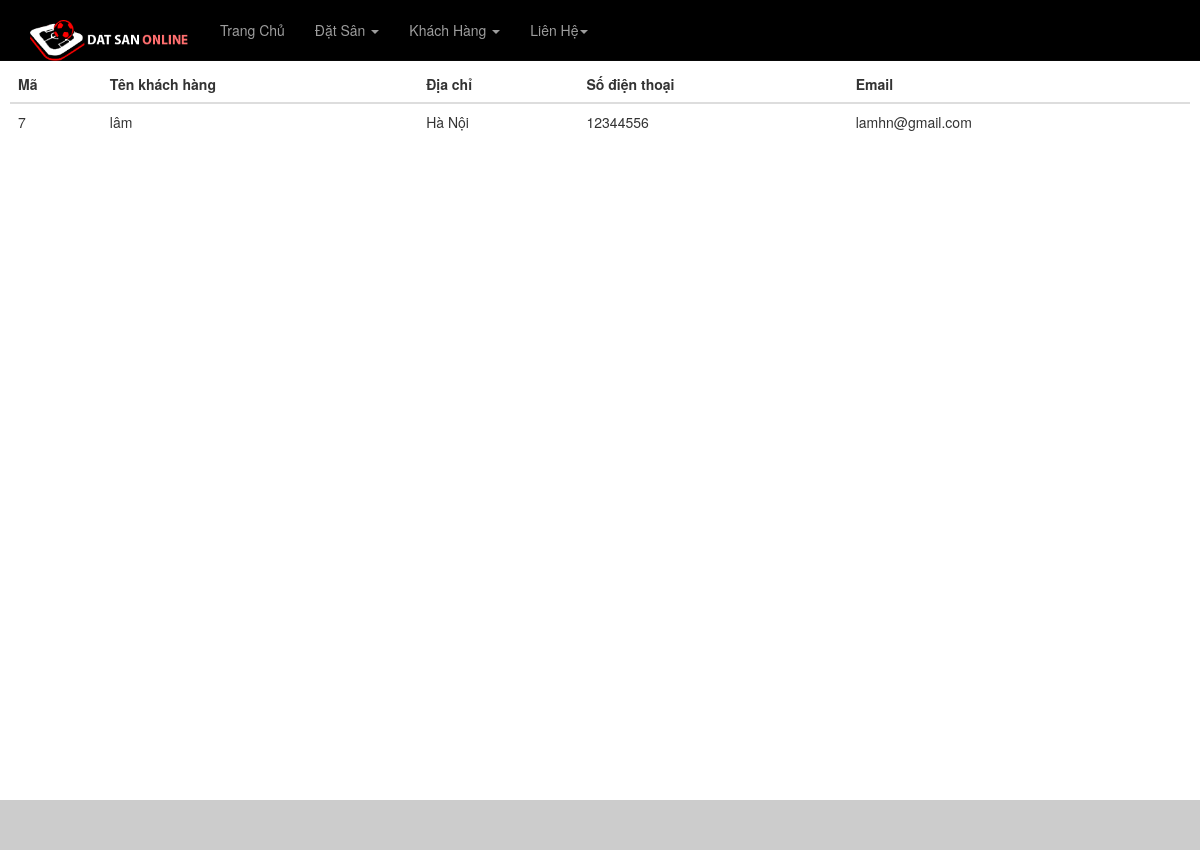
Screenshot of /bailam/ttkh.php with the database file from the repository.
### tables this page shows
CREATE TABLE `khachhang` (
  `id` int(11) NOT NULL,
  `tenkhachhang` varchar(200) DEFAULT NULL,
  `diachi` varchar(200) DEFAULT NULL,
  `email` varchar(200) DEFAULT NULL,
  `sdt` char(10) DEFAULT NULL
);

### bailam/ttkh.php (the view, shortened to what this page needs)
<!DOCTYPE html>
<html lang="en">
<head>
    <link href="./css/bootstrap.min.css" rel="stylesheet">
    <link href="./css/sb-admin.css" rel="stylesheet">
    <link href="./css/plugins/morris.css" rel="stylesheet">
    <link rel="stylesheet" href="https://maxcdn.bootstrapcdn.com/bootstrap/3.3.7/css/bootstrap.min.css">
    <link rel="stylesheet" href="https://cdnjs.cloudflare.com/ajax/libs/font-awesome/4.7.0/css/font-awesome.min.css">
    <link rel="stylesheet" href="./css/dangnhap.css">
    <link rel="stylesheet" href="./css/styple.css">
    <link rel="stylesheet" href="./css/fontawesome-webfont.woff" type="text/css">
    <link rel="stylesheet" href="./js">
</head>
<body>
<div id="wrapper">
            <div id="header">
                <nav class="navbar navbar-fixed-top navbar-inverse">
                    <div class="container">
                        <div  class="navbar-header">
                            <a href="html.php" class="navbar-brand"><img src="image/logo.png" style="width: 160px;"></a>
                        </div>
                        <div  class="navbar-collapse collapse" id="main-menu">
                            <ul class="nav navbar-nav">
                                <li>
                                    <a href="html.php">Trang Chủ</a>
                                </li>
                                <li>
                                    <a href="#" data-toggle="dropdown">Đặt Sân <span class="caret"></span></a>
                                </li>
                                <li>
                                    <a href="#" data-toggle="dropdown">Khách Hàng <span class="caret"></span></a>
                                </li>
                                <li>
                                    <a href="#" data-toggle="dropdown">Liên Hệ<span class="caret"></span></a>
                                </li>
                            </ul>
                        </div>
                    </div>
                </nav>
            </div>
        </div>
        <div id="page-wrapper">
            <?php include('./ketnoi.php'); ?>
            <div class="row">
                <div class="col-lg-12 col-md-12 col-sm-12 col-xs-12">
                    <h3>Danh sách khách hàng</h3>
                    <table class="table table-hover">
                        <thead>
                            <tr>
                                <th>
                                    Mã
                                </th>
                                <th>
                                    Tên khách hàng
                                </th>
                                <th>
                                    Địa chỉ
                                </th>
                                <th>
                                    Số điện thoại
                                </th>
                                <th>
                                    Email
                                </th>
                            </tr>
                        </thead>
                        <tbody>
                            <?php
                            $query="select * from khachhang";
                            $result = mysqli_query($conn,$query) or die ("Query {$query} \n <br/>
                                MYSQL error:" .mysqli_error($conn));
                            while ($ds=mysqli_fetch_array($result,MYSQLI_ASSOC)) {
                                ?>
                                <tr>
                                    <td> <?php echo $ds['id']; ?></td>
                                    <td> <?php echo $ds['tenkhachhang']; ?></td>
                                    <td> <?php echo $ds['diachi']; ?></td>
                                    <td><?php echo $ds['sdt']; ?></td>
                                    <td><?php echo $ds['email']; ?></td>
                                </tr>
                                <?php
                            }
                            ?>
                        </tbody>
                    </table>
                </div>
            </div>
        </div>
    <div id="footer">
    </div>
</body>
</html>

### bailam/css/sb-admin.css (style rules this page uses)
body { margin-top: 100px; background-color: #222; }
@media (min-width:768px) { body { margin-top: 50px; } }
#wrapper { padding-left: 0; }
#page-wrapper { width: 100%; height:700px !important; padding: 0; background-color: #fff; }
@media (min-width:768px) { #wrapper { padding-left: 225px; } }
@media (min-width:768px) { #page-wrapper { padding: 10px; } }
#footer { text-align: center; }

### bailam/css/styple.css (style rules this page uses)
html,body { font-size: 14px; margin: 0; padding: 0; height: 100%; width: 100%; max-width: 100%; }
img { max-width: 100%; }
.navbar-inverse { padding: 5px 0; text-align: center; background-color: black; background-image: none; }
#footer { clear: both; margin-top: 100px; text-align:center; padding:25px; font-size:18px; background:#ccc; }

### rows the page displays
khachhang: id "7", tenkhachhang "lâm", diachi "Hà Nội", sdt "12344556", email "lamhn@gmail.com"
